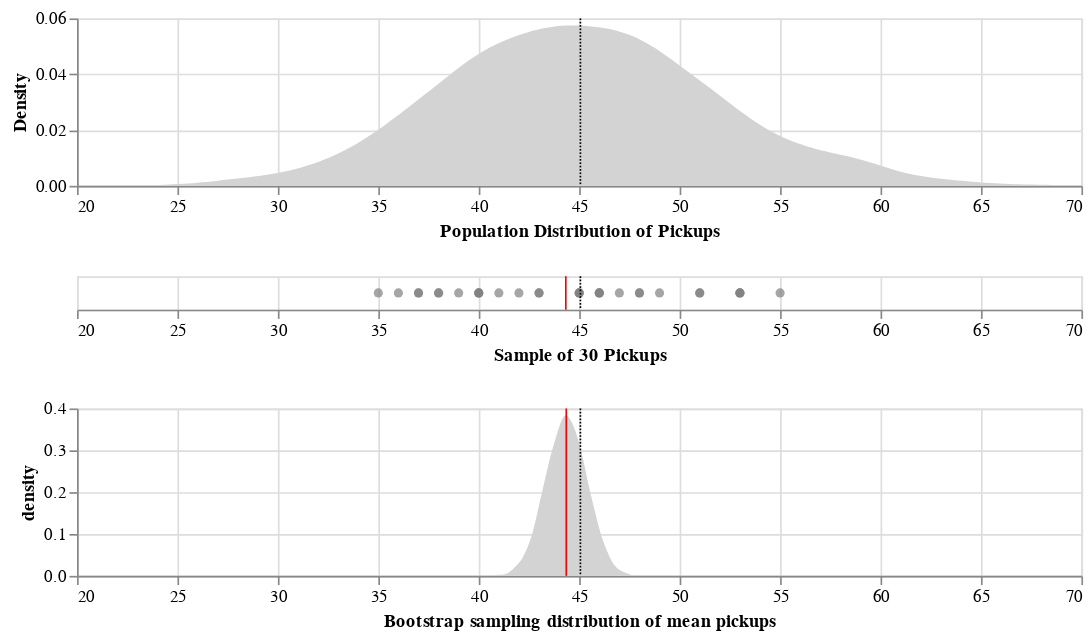

The notebook cell this image was saved under:
### Code cell
#Combined Chart Equals: Population Distribution of pickups + Sample of 30 Pickups + Bootstrap sampling distribution of mean pickups
#Along with shared x-axis, stacked vertically: 

combined_chart = (pop_chart.properties(height = 100, width = 600) & sample_chart & density_pickups_chart.properties(height = 100, width = 600)).resolve_scale(x = 'shared')
combined_chart

### Figure 1 — Vega-Lite specification as saved in the notebook (floating-point values rounded to 4 significant figures; data arrays with more than 128 entries replaced by an {"elided": "..."} marker saying what was removed)
{"config": {"view": {"continuousWidth": 400, "continuousHeight": 300}}, "vconcat": [{"layer": [{"mark": {"type": "area", "color": "lightgray"}, "encoding": {"x": {"type": "quantitative", "axis": {"title": "Population Distribution of Pickups"}, "field": "pop_pickups"}, "y": {"type": "quantitative", "axis": {"title": "Density"}, "field": "density"}}, "transform": [{"density": "pop_pickups", "as": ["pop_pickups", "density"]}]}, {"mark": {"type": "rule", "color": "black", "strokeDash": [1, 1]}, "encoding": {"x": {"type": "quantitative", "aggregate": "mean", "field": "pop_pickups"}}}], "data": {"name": "data-1fd8b77836e43b9a24c819d785d20901"}, "height": 100, "width": 600}, {"layer": [{"mark": {"type": "circle", "color": "gray"}, "encoding": {"x": {"type": "quantitative", "axis": {"title": "Sample of 30 Pickups"}, "field": "sample_pickups"}}}, {"mark": {"type": "rule", "color": "red"}, "encoding": {"x": {"type": "quantitative", "aggregate": "mean", "field": "sample_pickups"}}}, {"data": {"name": "data-1fd8b77836e43b9a24c819d785d20901"}, "mark": {"type": "rule", "color": "black", "strokeDash": [1, 1]}, "encoding": {"x": {"type": "quantitative", "aggregate": "mean", "field": "pop_pickups"}}}], "data": {"name": "data-010147d068551d145b49c3c231f974cb"}}, {"layer": [{"mark": {"type": "area", "color": "lightgrey"}, "encoding": {"x": {"type": "quantitative", "axis": {"title": "Bootstrap sampling distribution of mean pickups"}, "field": "bootstrap_means"}, "y": {"type": "quantitative", "field": "density"}}, "transform": [{"density": "bootstrap_means", "as": ["bootstrap_means", "density"]}]}, {"mark": {"type": "rule", "color": "red"}, "encoding": {"x": {"type": "quantitative", "aggregate": "mean", "field": "bootstrap_means"}}}, {"data": {"name": "data-1fd8b77836e43b9a24c819d785d20901"}, "mark": {"type": "rule", "color": "black", "strokeDash": [1, 1]}, "encoding": {"x": {"type": "quantitative", "aggregate": "mean", "field": "pop_pickups"}}}], "data": {"name": "data-8b940452f169167faf0334e8c2e60eb3"}, "height": 100, "width": 600}], "resolve": {"scale": {"x": "shared"}}, "$schema": "https://vega.github.io/schema/vega-lite/v4.8.1.json", "datasets": {"data-1fd8b77836e43b9a24c819d785d20901": {"elided": "5000 records"}, "data-010147d068551d145b49c3c231f974cb": [{"sample_pickups": 46}, {"sample_pickups": 45}, {"sample_pickups": 35}, {"sample_pickups": 49}, {"sample_pickups": 55}, {"sample_pickups": 42}, {"sample_pickups": 41}, {"sample_pickups": 40}, {"sample_pickups": 48}, {"sample_pickups": 51}, {"sample_pickups": 37}, {"sample_pickups": 37}, {"sample_pickups": 43}, {"sample_pickups": 45}, {"sample_pickups": 53}, {"sample_pickups": 39}, {"sample_pickups": 40}, {"sample_pickups": 46}, {"sample_pickups": 38}, {"sample_pickups": 48}, {"sample_pickups": 53}, {"sample_pickups": 38}, {"sample_pickups": 47}, {"sample_pickups": 45}, {"sample_pickups": 46}, {"sample_pickups": 51}, {"sample_pickups": 36}, {"sample_pickups": 43}, {"sample_pickups": 40}, {"sample_pickups": 53}], "data-8b940452f169167faf0334e8c2e60eb3": {"elided": "5000 records"}}}
